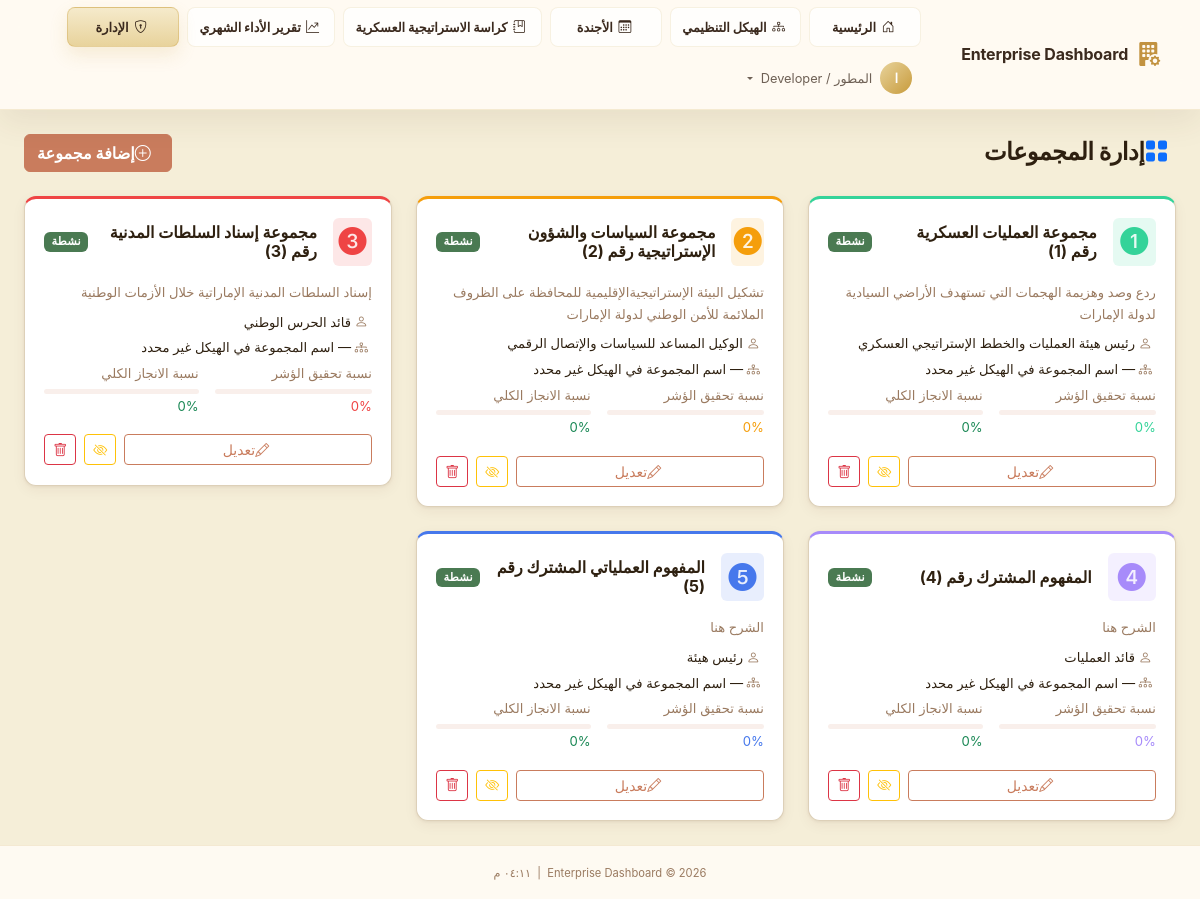
The page /admin/departments (signed in) on the database its author committed.
### app/models/user.py (models this page shows, shortened)
class User(UserMixin, db.Model):
    __tablename__ = 'users'
    id              = db.Column(db.String(36), primary_key=True, default=lambda: str(uuid.uuid4()))
    ldap_dn         = db.Column(db.String(255), unique=True, nullable=True)
    username        = db.Column(db.String(80),  unique=True, nullable=False, index=True)
    email           = db.Column(db.String(120), nullable=False)
    full_name       = db.Column(db.String(120), nullable=False)
    password_hash   = db.Column(db.String(255), nullable=True)  # Only for sim mode
    is_ldap_user    = db.Column(db.Boolean, default=True)
    is_active       = db.Column(db.Boolean, default=True)
    role_id         = db.Column(db.Integer, db.ForeignKey('roles.id'), nullable=True)
    department_id   = db.Column(db.Integer, db.ForeignKey('departments.id'), nullable=True)
    failed_logins     = db.Column(db.Integer, default=0)
    locked_until      = db.Column(db.DateTime, nullable=True)
    created_at  = db.Column(db.DateTime, default=datetime.utcnow)
    updated_at  = db.Column(db.DateTime, default=datetime.utcnow, onupdate=datetime.utcnow)
    last_login  = db.Column(db.DateTime, nullable=True)
    role       = db.relationship('Role', back_populates='users')
    department = db.relationship('Department', back_populates='users')
    audit_logs = db.relationship('AuditLog', back_populates='user', lazy='dynamic',
                                 foreign_keys='AuditLog.user_id')
    @property
    def is_authenticated(self) -> bool:
        return True
    def has_permission(self, required_level: int) -> bool:
        if not self.role:
            return False
        return self.role.permission_level >= required_level
    @property
    def permission_level(self) -> int:
        return self.role.permission_level if self.role else 0
    def can_admin(self) -> bool:
        return self.permission_level >= 80  # Deputy and above
    @classmethod
    def get_by_id(cls, user_id: str) -> Optional['User']:
        return cls.query.get(user_id)

### app/models/department.py (models this page shows, shortened)
class Department(db.Model):
    __tablename__ = 'departments'
    id                 = db.Column(db.Integer, primary_key=True)
    code               = db.Column(db.String(20), unique=True, nullable=False)
    name               = db.Column(db.String(120), nullable=False)
    description        = db.Column(db.Text, default='')
    responsible_person = db.Column(db.String(120), default='')          # Title / role (e.g., "رئيس هيئة...")
    responsible_name   = db.Column(db.String(120), default='')          # Person's name (shown above the title)
    org_group_name     = db.Column(db.String(160), default='')          # Display name in org structure branch header
    color              = db.Column(db.String(7), default='#4F8EF7')   # Hex color
    icon               = db.Column(db.String(60), default='bi-grid-fill')
    logo_file          = db.Column(db.String(120), nullable=True)     # Custom logo filename
    concept_number     = db.Column(db.Integer, nullable=True)         # Operational Concept Number
    order_index        = db.Column(db.Integer, default=0)
    is_active          = db.Column(db.Boolean, default=True, nullable=False)
    is_central         = db.Column(db.Boolean, default=False, nullable=False)  # CEO hub group
    director_notes     = db.Column(db.Text, default='')               # Inline CEO notes
    concept_number     = db.Column(db.Integer, nullable=True)         # المفهوم العملياتي المشترك عدد
    created_at         = db.Column(db.DateTime, server_default=db.func.now())
    updated_at         = db.Column(db.DateTime, server_default=db.func.now(), onupdate=db.func.now())
    users   = db.relationship('User', back_populates='department', lazy='dynamic')
    metrics = db.relationship('DepartmentMetrics', back_populates='department',
                              lazy='dynamic', cascade='all, delete-orphan')
    def latest_metrics(self) -> Optional['DepartmentMetrics']:
        return (
            self.metrics
            .order_by(DepartmentMetrics.metric_date.desc())
            .first()
        )
    def competence_pct(self) -> float:
        m = self.latest_metrics()
        return float(m.competence_percentage) if m else 0.0
    def completion_pct(self) -> float:
        m = self.latest_metrics()
        return float(m.completion_percentage) if m else 0.0

### app/admin/routes.py (the view)
@admin_bp.route('/departments')
@login_required
@require_permission(PERMISSIONS['DEPUTY'])
def departments():
    all_depts = Department.query.filter(Department.is_central == False).order_by(Department.order_index).all()
    return render_template('admin/departments.html',
                           all_depts=all_depts,
                           page_title='إدارة المجموعات')

### app/__init__.py (called while the page is built)
def _register_extensions(app: Flask) -> None:
    db.init_app(app)
    login_manager.init_app(app)
    csrf.init_app(app)
    login_manager.login_view          = 'auth.login'
    login_manager.login_message       = 'Please sign in to access this page.'
    login_manager.login_message_category = 'warning'
    login_manager.session_protection  = 'strong'
    @login_manager.user_loader
    def load_user(user_id: str):
        from app.models.user import User
        return User.get_by_id(user_id)

def _register_context_processors(app: Flask) -> None:
    from datetime import datetime
    from app.models.role import PERMISSIONS
    @app.context_processor
    def inject_globals():
        return {
            'PERMISSIONS': PERMISSIONS,
            'now':         datetime.utcnow,
            'app_name':    app.config.get('APP_NAME', 'Enterprise Dashboard'),
        }

### app/templates/admin/departments.html (shortened to what this page needs)
{% extends "base.html" %}
{% block extra_css %}
<link rel="stylesheet" href="{{ url_for('static', filename='css/cropper.min.css') }}">
{% endblock %}
{% block content %}
<div class="container-fluid px-4 py-4">
    <div class="d-flex align-items-center justify-content-between mb-4">
        <h1 class="page-title mb-0"><i class="bi bi-grid-fill text-primary me-2"></i>إدارة المجموعات</h1>
        <button class="btn btn-primary" data-bs-toggle="modal" data-bs-target="#addDeptModal">
            <i class="bi bi-plus-circle me-2"></i>إضافة مجموعة
        </button>
    </div>
    <div class="row g-4">
        {% for dept in all_depts %}
        <div class="col-md-6 col-xl-4">
            <div class="glass-card dept-admin-card" style="border-top: 3px solid {{ dept.color }}">
                <div class="d-flex align-items-center gap-3 mb-3">
                    <div class="dept-icon-lg" style="color:{{ dept.color }}; background:{{ dept.color }}20">
                        <i class="{{ dept.icon }} fs-3"></i>
                    </div>
                    <div class="flex-grow-1">
                        <h3 class="h6 fw-bold mb-0">
                            {{ dept.name }}
                            {% if dept.concept_number %}
                            رقم ({{ dept.concept_number }})
                            {% endif %}
                        </h3>
                    </div>
                    <div class="d-flex flex-column gap-1">
                        {% if dept.is_active %}
                        <span class="badge bg-success">نشطة</span>
                        {% else %}
                        <span class="badge bg-secondary">مخفية</span>
                        {% endif %}
                    </div>
                </div>
                <p class="small text-muted mb-2">{{ dept.description or 'لا يوجد وصف' }}</p>
                <p class="small mb-1">
                    <i class="bi bi-person text-muted me-1"></i>
                    {{ dept.responsible_person or '— (غير محدد)' }}
                </p>
                <p class="small mb-1">
                    <i class="bi bi-diagram-3 text-muted me-1"></i>
                    {{ dept.org_group_name or '— اسم المجموعة في الهيكل غير محدد' }}
                </p>
                <div class="d-flex gap-3 mb-3">
                    <div class="flex-fill">
                        <div class="small text-muted mb-1">نسبة تحقيق الؤشر</div>
                        <div class="progress" style="height:5px">
                        </div>
                        <small style="color:{{ dept.color }}">{{ dept.competence_pct()|round(0)|int }}%</small>
                    </div>
                    <div class="flex-fill">
                        <div class="small text-muted mb-1">نسبة الانجاز الكلي</div>
                        <div class="progress" style="height:5px">
                        </div>
                        <small class="text-success">{{ dept.completion_pct()|round(0)|int }}%</small>
                    </div>
                </div>
                <div class="d-flex gap-2">
                    <button class="btn btn-sm btn-outline-primary flex-fill" data-bs-toggle="modal"
                        data-bs-target="#editDeptModal" data-dept-id="{{ dept.id }}" data-dept-name="{{ dept.name }}"
                        data-dept-desc="{{ dept.description }}" data-dept-person="{{ dept.responsible_person }}"
                        data-dept-resp-name="{{ dept.responsible_name or '' }}"
                        data-dept-org-group-name="{{ dept.org_group_name or '' }}"
                        data-dept-concept="{{ dept.concept_number or '' }}" data-dept-color="{{ dept.color }}"
                        data-dept-icon="{{ dept.icon }}" data-dept-logo="{{ dept.logo_file or '' }}">
                        <i class="bi bi-pencil me-1"></i>تعديل
                    </button>
                    <form action="{{ url_for('admin.toggle_department', dept_id=dept.id) }}" method="POST">
                        <button type="submit"
                            class="btn btn-sm {{ 'btn-outline-warning' if dept.is_active else 'btn-outline-success' }}">
                            <i class="bi bi-{{ 'eye-slash' if dept.is_active else 'eye' }}"></i>
                        </button>
                    </form>
                    {% if current_user.permission_level >= PERMISSIONS['SECRETARY'] %}
                    <form action="{{ url_for('admin.delete_department', dept_id=dept.id) }}" method="POST">
                        <button type="submit" class="btn btn-sm btn-outline-danger"
                            onclick="return confirm('حذف المجموعة نهائياً؟ لا يمكن التراجع!')">
                            <i class="bi bi-trash"></i>
                        </button>
                    </form>
                    {% endif %}
                </div>
            </div>
        </div>
        {% else %}
        <div class="col-12 text-center text-muted py-5">
            <i class="bi bi-grid fs-1 opacity-25"></i>
            <p class="mt-3">لا توجد مجموعات. أضف الأولى!</p>
        </div>
        {% endfor %}
    </div>
</div>
{% endblock %}

### app/templates/base.html (shortened to what this page needs)
<!DOCTYPE html>
<html lang="ar" dir="rtl">
<head>
  <link rel="stylesheet" href="{{ url_for('static', filename='css/bootstrap.min.css') }}">
  <link rel="stylesheet" href="{{ url_for('static', filename='css/bootstrap-icons.css') }}">
  <link rel="stylesheet" href="{{ url_for('static', filename='css/custom.css') }}">
  {% block extra_css %}{% endblock %}
</head>
<body class="{% block body_class %}app-body{% endblock %}">
  {% block body %}
  <nav class="navbar navbar-dark navbar-expand-lg app-navbar" id="mainNav">
    <div class="container-fluid px-4">
      <a class="navbar-brand d-flex align-items-center gap-2" href="{{ url_for('dashboard.index') }}">
        <i class="bi bi-building-fill-gear fs-4 text-primary-glow"></i>
        <span class="fw-bold">{{ app_name }}</span>
      </a>
      <div class="collapse navbar-collapse" id="navbarMain">
        <ul class="navbar-nav ms-auto align-items-center gap-2 main-nav-menu">
          <li class="nav-item">
            <a class="nav-link primary-nav-link {% if request.endpoint == 'dashboard.index' %}active{% endif %}"
              href="{{ url_for('dashboard.index') }}">
              <i class="bi bi-house-door me-1"></i>الرئيسية
            </a>
          </li>
          <li class="nav-item">
            <a class="nav-link primary-nav-link {% if request.endpoint == 'dashboard.org_structure' %}active{% endif %}"
              href="{{ url_for('dashboard.org_structure') }}">
              <i class="bi bi-diagram-3 me-1"></i>الهيكل التنظيمي
            </a>
          </li>
          <li class="nav-item">
            <a class="nav-link primary-nav-link {% if request.endpoint == 'dashboard.agenda' %}active{% endif %}"
              href="{{ url_for('dashboard.agenda') }}">
              <i class="bi bi-calendar3 me-1"></i>الأجندة
            </a>
          </li>
          <li class="nav-item">
            <a class="nav-link primary-nav-link {% if request.endpoint == 'dashboard.strategy_booklet' %}active{% endif %}"
              href="{{ url_for('dashboard.strategy_booklet') }}">
              <i class="bi bi-journal-bookmark me-1"></i>كراسة الاستراتيجية العسكرية
            </a>
          </li>
          <li class="nav-item">
            <a class="nav-link primary-nav-link {% if request.endpoint == 'dashboard.quarterly_performance' %}active{% endif %}"
              href="{{ url_for('dashboard.quarterly_performance') }}">
              <i class="bi bi-graph-up-arrow me-1"></i>تقرير الأداء الشهري
            </a>
          </li>
          {% if current_user.is_authenticated %}
          {% if current_user.can_admin() %}
          <li class="nav-item">
            <a class="nav-link primary-nav-link {% if request.endpoint and request.endpoint.startswith('admin') %}active{% endif %}"
              href="{{ url_for('admin.users') }}">
              <i class="bi bi-shield-lock me-1"></i>الإدارة
            </a>
          </li>
          {% endif %}
          <li class="nav-item dropdown">
            <a class="nav-link dropdown-toggle d-flex align-items-center gap-2" href="#" role="button"
              data-bs-toggle="dropdown">
              <span class="avatar-circle">{{ current_user.full_name[0]|upper }}</span>
              <span class="d-none d-md-inline">{{ current_user.full_name }}</span>
            </a>
          </li>
          {% endif %}
        </ul>
      </div>
    </div>
  </nav>
  <main class="main-content">
    {% block content %}{% endblock %}
  </main>
  <footer class="app-footer mt-auto py-3 text-center">
    <small class="text-muted">
      {{ app_name }} &copy; {{ now().year }}
      &nbsp;|&nbsp;
      <span id="currentTime"></span>
    </small>
  </footer>
  {% endblock %}
</body>
</html>

### rows shown on the page
User: full_name "ا", full_name "المطور / Developer"
Department: name "مجموعة العمليات العسكرية", concept_number "1", is_active "نشطة", description "ردع وصد وهزيمة الهجمات التي تستهدف الأراضي السيادية لدولة الإمارات", responsible_person "رئيس هيئة العمليات والخطط الإستراتيجي العسكري", org_group_name "— اسم المجموعة في الهيكل غير محدد", competence_pct "0", completion_pct "0"
Department: name "مجموعة السياسات والشؤون الإستراتيجية", concept_number "2", is_active "نشطة", description "تشكيل البيئة الإستراتيجيةالإقليمية للمحافظة على الظروف الملائمة للأمن الوطني لدولة الإمارات", responsible_person "الوكيل المساعد للسياسات والإتصال الرقمي", org_group_name "— اسم المجموعة في الهيكل غير محدد", competence_pct "0", completion_pct "0"
Department: name "مجموعة إسناد السلطات المدنية", concept_number "3", is_active "نشطة", description "إسناد السلطات المدنية الإماراتية خلال الأزمات الوطنية", responsible_person "قائد الحرس الوطني", org_group_name "— اسم المجموعة في الهيكل غير محدد", competence_pct "0", completion_pct "0"
Department: name "المفهوم المشترك", concept_number "4", is_active "نشطة", description "الشرح هنا", responsible_person "قائد العمليات", org_group_name "— اسم المجموعة في الهيكل غير محدد", competence_pct "0", completion_pct "0"
Department: name "المفهوم العملياتي المشترك", concept_number "5", is_active "نشطة", description "الشرح هنا", responsible_person "رئيس هيئة", org_group_name "— اسم المجموعة في الهيكل غير محدد", competence_pct "0", completion_pct "0"

### other values the page prints
{{ app_name }} "Enterprise Dashboard"
